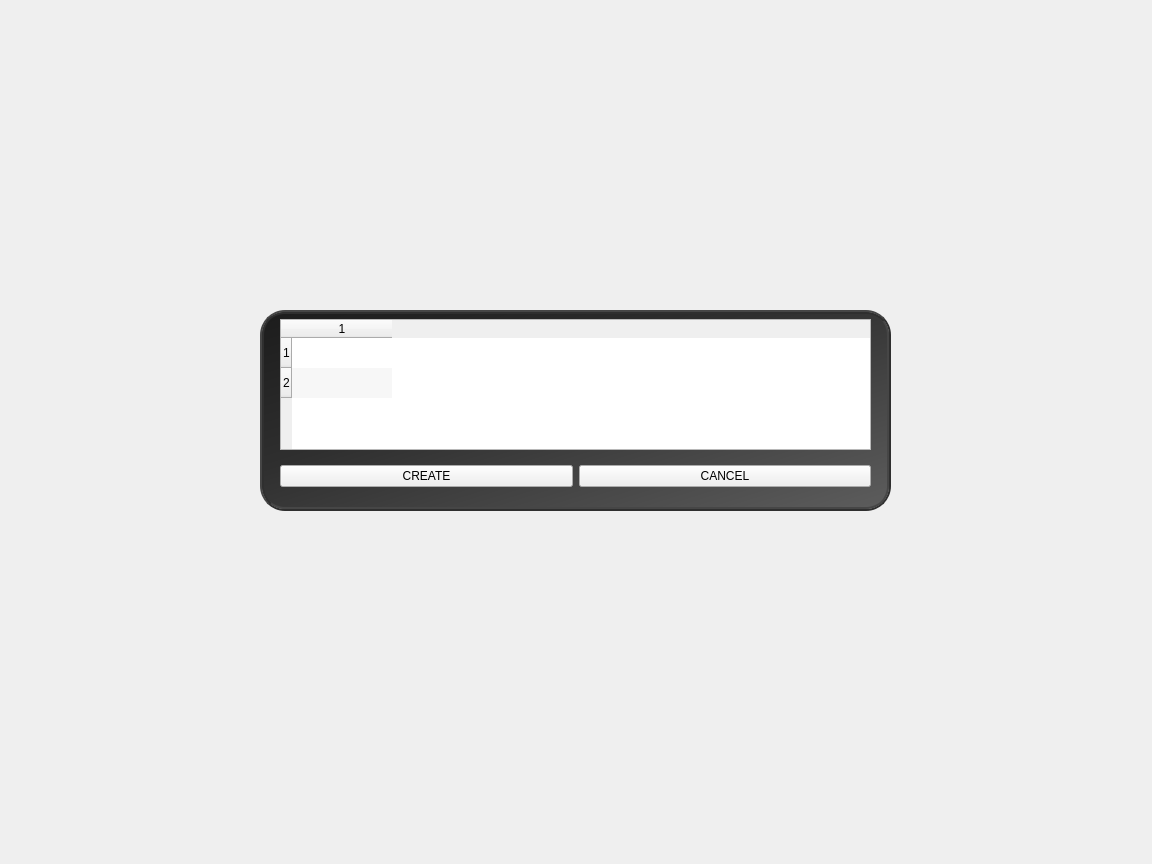
<?xml version="1.0" encoding="UTF-8"?>
<ui version="4.0">
 <class>CreateGame</class>
 <widget class="QWidget" name="CreateGame">
  <property name="geometry">
   <rect>
    <x>0</x>
    <y>0</y>
    <width>1152</width>
    <height>864</height>
   </rect>
  </property>
  <property name="font">
   <font>
    <weight>75</weight>
    <bold>true</bold>
   </font>
  </property>
  <property name="windowTitle">
   <string>Form</string>
  </property>
  <property name="styleSheet">
   <string notr="true">QLineEdit{background: white; border-style:solid;}
QLabel{color:white;}</string>
  </property>
  <widget class="QWidget" name="verticalLayoutWidget">
   <property name="geometry">
    <rect>
     <x>10</x>
     <y>10</y>
     <width>1131</width>
     <height>841</height>
    </rect>
   </property>
   <layout class="QGridLayout" name="gridLayout_2">
    <property name="leftMargin">
     <number>250</number>
    </property>
    <property name="topMargin">
     <number>300</number>
    </property>
    <property name="rightMargin">
     <number>250</number>
    </property>
    <property name="bottomMargin">
     <number>340</number>
    </property>
    <property name="spacing">
     <number>0</number>
    </property>
    <item row="2" column="0">
     <widget class="QFrame" name="frame">
      <property name="styleSheet">
       <string notr="true">#frame {border:4px ridge #2F2F2F; border-radius:25px; background-image:url(&quot;&quot;); background: qlineargradient(x1:0, y1:0, x2:1, y2:1, stop:0 #1C1C1C, stop: 0.4 #2F2F2F, stop:1 #5D5D5D)}

 QLineEdit{border-radius:5px; border:2px solid white}</string>
      </property>
      <property name="frameShape">
       <enum>QFrame::StyledPanel</enum>
      </property>
      <property name="frameShadow">
       <enum>QFrame::Raised</enum>
      </property>
      <widget class="QLabel" name="errorLabel">
       <property name="geometry">
        <rect>
         <x>0</x>
         <y>130</y>
         <width>511</width>
         <height>31</height>
        </rect>
       </property>
       <property name="palette">
        <palette>
         <active>
          <colorrole role="WindowText">
           <brush brushstyle="SolidPattern">
            <color alpha="255">
             <red>255</red>
             <green>0</green>
             <blue>0</blue>
            </color>
           </brush>
          </colorrole>
          <colorrole role="Button">
           <brush brushstyle="SolidPattern">
            <color alpha="255">
             <red>206</red>
             <green>206</green>
             <blue>206</blue>
            </color>
           </brush>
          </colorrole>
          <colorrole role="Light">
           <brush brushstyle="SolidPattern">
            <color alpha="255">
             <red>255</red>
             <green>113</green>
             <blue>113</blue>
            </color>
           </brush>
          </colorrole>
          <colorrole role="Midlight">
           <brush brushstyle="SolidPattern">
            <color alpha="255">
             <red>249</red>
             <green>57</green>
             <blue>57</blue>
            </color>
           </brush>
          </colorrole>
          <colorrole role="Dark">
           <brush brushstyle="SolidPattern">
            <color alpha="255">
             <red>122</red>
             <green>1</green>
             <blue>1</blue>
            </color>
           </brush>
          </colorrole>
          <colorrole role="Mid">
           <brush brushstyle="SolidPattern">
            <color alpha="255">
             <red>163</red>
             <green>1</green>
             <blue>1</blue>
            </color>
           </brush>
          </colorrole>
          <colorrole role="Text">
           <brush brushstyle="SolidPattern">
            <color alpha="255">
             <red>255</red>
             <green>0</green>
             <blue>0</blue>
            </color>
           </brush>
          </colorrole>
          <colorrole role="BrightText">
           <brush brushstyle="SolidPattern">
            <color alpha="255">
             <red>255</red>
             <green>255</green>
             <blue>255</blue>
            </color>
           </brush>
          </colorrole>
          <colorrole role="ButtonText">
           <brush brushstyle="SolidPattern">
            <color alpha="255">
             <red>255</red>
             <green>0</green>
             <blue>0</blue>
            </color>
           </brush>
          </colorrole>
          <colorrole role="Base">
           <brush brushstyle="SolidPattern">
            <color alpha="255">
             <red>206</red>
             <green>206</green>
             <blue>206</blue>
            </color>
           </brush>
          </colorrole>
          <colorrole role="Window">
           <brush brushstyle="SolidPattern">
            <color alpha="255">
             <red>206</red>
             <green>206</green>
             <blue>206</blue>
            </color>
           </brush>
          </colorrole>
          <colorrole role="Shadow">
           <brush brushstyle="SolidPattern">
            <color alpha="255">
             <red>0</red>
             <green>0</green>
             <blue>0</blue>
            </color>
           </brush>
          </colorrole>
          <colorrole role="AlternateBase">
           <brush brushstyle="SolidPattern">
            <color alpha="255">
             <red>249</red>
             <green>128</green>
             <blue>128</blue>
            </color>
           </brush>
          </colorrole>
          <colorrole role="ToolTipBase">
           <brush brushstyle="SolidPattern">
            <color alpha="255">
             <red>255</red>
             <green>255</green>
             <blue>220</blue>
            </color>
           </brush>
          </colorrole>
          <colorrole role="ToolTipText">
           <brush brushstyle="SolidPattern">
            <color alpha="255">
             <red>0</red>
             <green>0</green>
             <blue>0</blue>
            </color>
           </brush>
          </colorrole>
         </active>
         <inactive>
          <colorrole role="WindowText">
           <brush brushstyle="SolidPattern">
            <color alpha="255">
             <red>255</red>
             <green>0</green>
             <blue>0</blue>
            </color>
           </brush>
          </colorrole>
          <colorrole role="Button">
           <brush brushstyle="SolidPattern">
            <color alpha="255">
             <red>206</red>
             <green>206</green>
             <blue>206</blue>
            </color>
           </brush>
          </colorrole>
          <colorrole role="Light">
           <brush brushstyle="SolidPattern">
            <color alpha="255">
             <red>255</red>
             <green>113</green>
             <blue>113</blue>
            </color>
           </brush>
          </colorrole>
          <colorrole role="Midlight">
           <brush brushstyle="SolidPattern">
            <color alpha="255">
             <red>249</red>
             <green>57</green>
             <blue>57</blue>
            </color>
           </brush>
          </colorrole>
          <colorrole role="Dark">
           <brush brushstyle="SolidPattern">
            <color alpha="255">
             <red>122</red>
             <green>1</green>
             <blue>1</blue>
            </color>
           </brush>
          </colorrole>
          <colorrole role="Mid">
           <brush brushstyle="SolidPattern">
            <color alpha="255">
             <red>163</red>
             <green>1</green>
             <blue>1</blue>
            </color>
           </brush>
          </colorrole>
          <colorrole role="Text">
           <brush brushstyle="SolidPattern">
            <color alpha="255">
             <red>255</red>
             <green>0</green>
             <blue>0</blue>
            </color>
           </brush>
          </colorrole>
          <colorrole role="BrightText">
           <brush brushstyle="SolidPattern">
            <color alpha="255">
             <red>255</red>
             <green>255</green>
             <blue>255</blue>
            </color>
           </brush>
          </colorrole>
          <colorrole role="ButtonText">
           <brush brushstyle="SolidPattern">
            <color alpha="255">
             <red>255</red>
             <green>0</green>
             <blue>0</blue>
            </color>
           </brush>
          </colorrole>
          <colorrole role="Base">
           <brush brushstyle="SolidPattern">
            <color alpha="255">
             <red>206</red>
             <green>206</green>
             <blue>206</blue>
            </color>
           </brush>
          </colorrole>
          <colorrole role="Window">
           <brush brushstyle="SolidPattern">
            <color alpha="255">
             <red>206</red>
             <green>206</green>
             <blue>206</blue>
            </color>
           </brush>
          </colorrole>
          <colorrole role="Shadow">
           <brush brushstyle="SolidPattern">
            <color alpha="255">
             <red>0</red>
             <green>0</green>
             <blue>0</blue>
            </color>
           </brush>
          </colorrole>
          <colorrole role="AlternateBase">
           <brush brushstyle="SolidPattern">
            <color alpha="255">
             <red>249</red>
             <green>128</green>
             <blue>128</blue>
            </color>
           </brush>
          </colorrole>
          <colorrole role="ToolTipBase">
           <brush brushstyle="SolidPattern">
            <color alpha="255">
             <red>255</red>
             <green>255</green>
             <blue>220</blue>
            </color>
           </brush>
          </colorrole>
          <colorrole role="ToolTipText">
           <brush brushstyle="SolidPattern">
            <color alpha="255">
             <red>0</red>
             <green>0</green>
             <blue>0</blue>
            </color>
           </brush>
          </colorrole>
         </inactive>
         <disabled>
          <colorrole role="WindowText">
           <brush brushstyle="SolidPattern">
            <color alpha="255">
             <red>255</red>
             <green>0</green>
             <blue>0</blue>
            </color>
           </brush>
          </colorrole>
          <colorrole role="Button">
           <brush brushstyle="SolidPattern">
            <color alpha="255">
             <red>206</red>
             <green>206</green>
             <blue>206</blue>
            </color>
           </brush>
          </colorrole>
          <colorrole role="Light">
           <brush brushstyle="SolidPattern">
            <color alpha="255">
             <red>255</red>
             <green>113</green>
             <blue>113</blue>
            </color>
           </brush>
          </colorrole>
          <colorrole role="Midlight">
           <brush brushstyle="SolidPattern">
            <color alpha="255">
             <red>249</red>
             <green>57</green>
             <blue>57</blue>
            </color>
           </brush>
          </colorrole>
          <colorrole role="Dark">
           <brush brushstyle="SolidPattern">
            <color alpha="255">
             <red>122</red>
             <green>1</green>
             <blue>1</blue>
            </color>
           </brush>
          </colorrole>
          <colorrole role="Mid">
           <brush brushstyle="SolidPattern">
            <color alpha="255">
             <red>163</red>
             <green>1</green>
             <blue>1</blue>
            </color>
           </brush>
          </colorrole>
          <colorrole role="Text">
           <brush brushstyle="SolidPattern">
            <color alpha="255">
             <red>255</red>
             <green>0</green>
             <blue>0</blue>
            </color>
           </brush>
          </colorrole>
          <colorrole role="BrightText">
           <brush brushstyle="SolidPattern">
            <color alpha="255">
             <red>255</red>
             <green>255</green>
             <blue>255</blue>
            </color>
           </brush>
          </colorrole>
          <colorrole role="ButtonText">
           <brush brushstyle="SolidPattern">
            <color alpha="255">
             <red>255</red>
             <green>0</green>
             <blue>0</blue>
            </color>
           </brush>
          </colorrole>
          <colorrole role="Base">
           <brush brushstyle="SolidPattern">
            <color alpha="255">
             <red>206</red>
             <green>206</green>
             <blue>206</blue>
            </color>
           </brush>
          </colorrole>
          <colorrole role="Window">
           <brush brushstyle="SolidPattern">
            <color alpha="255">
             <red>206</red>
             <green>206</green>
             <blue>206</blue>
            </color>
           </brush>
          </colorrole>
          <colorrole role="Shadow">
           <brush brushstyle="SolidPattern">
            <color alpha="255">
             <red>0</red>
             <green>0</green>
             <blue>0</blue>
            </color>
           </brush>
          </colorrole>
          <colorrole role="AlternateBase">
           <brush brushstyle="SolidPattern">
            <color alpha="255">
             <red>244</red>
             <green>2</green>
             <blue>2</blue>
            </color>
           </brush>
          </colorrole>
          <colorrole role="ToolTipBase">
           <brush brushstyle="SolidPattern">
            <color alpha="255">
             <red>255</red>
             <green>255</green>
             <blue>220</blue>
            </color>
           </brush>
          </colorrole>
          <colorrole role="ToolTipText">
           <brush brushstyle="SolidPattern">
            <color alpha="255">
             <red>0</red>
             <green>0</green>
             <blue>0</blue>
            </color>
           </brush>
          </colorrole>
         </disabled>
        </palette>
       </property>
       <property name="styleSheet">
        <string notr="true">QLabel { color : red;}</string>
       </property>
       <property name="text">
        <string/>
       </property>
      </widget>
      <widget class="QWidget" name="horizontalLayoutWidget">
       <property name="geometry">
        <rect>
         <x>20</x>
         <y>150</y>
         <width>591</width>
         <height>33</height>
        </rect>
       </property>
       <layout class="QHBoxLayout" name="horizontalLayout">
        <item>
         <widget class="QPushButton" name="createButton">
          <property name="text">
           <string>CREATE</string>
          </property>
         </widget>
        </item>
        <item>
         <widget class="QPushButton" name="cancelButton">
          <property name="text">
           <string>CANCEL</string>
          </property>
         </widget>
        </item>
       </layout>
      </widget>
      <widget class="QWidget" name="horizontalLayoutWidget_2">
       <property name="geometry">
        <rect>
         <x>20</x>
         <y>9</y>
         <width>591</width>
         <height>131</height>
        </rect>
       </property>
       <layout class="QHBoxLayout" name="horizontalLayout_2">
        <property name="spacing">
         <number>0</number>
        </property>
        <item>
         <widget class="QTableWidget" name="tableWidget">
          <property name="alternatingRowColors">
           <bool>true</bool>
          </property>
          <property name="selectionBehavior">
           <enum>QAbstractItemView::SelectRows</enum>
          </property>
          <property name="iconSize">
           <size>
            <width>0</width>
            <height>0</height>
           </size>
          </property>
          <property name="showGrid">
           <bool>false</bool>
          </property>
          <property name="gridStyle">
           <enum>Qt::CustomDashLine</enum>
          </property>
          <property name="rowCount">
           <number>2</number>
          </property>
          <property name="columnCount">
           <number>1</number>
          </property>
          <attribute name="horizontalHeaderShowSortIndicator" stdset="0">
           <bool>false</bool>
          </attribute>
          <row/>
          <row/>
          <column/>
         </widget>
        </item>
       </layout>
      </widget>
     </widget>
    </item>
   </layout>
  </widget>
 </widget>
 <resources/>
 <connections/>
</ui>
